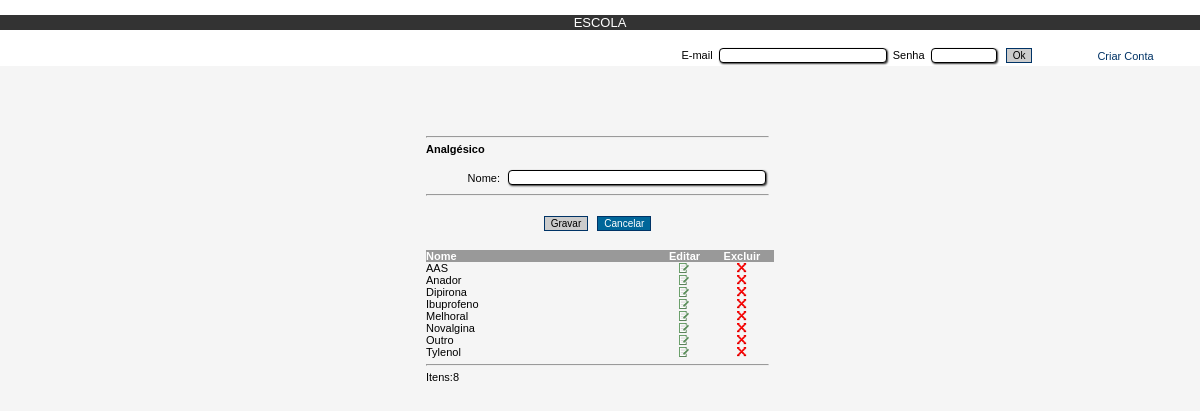
Screenshot of /analgesico.php (signed in) with the database file from the repository.
### tables this page shows
CREATE TABLE `analgesicos` (
  `id_analgesico` int(11) NOT NULL AUTO_INCREMENT,
  `nm_analgesico` varchar(20) NOT NULL,
  `id_usuario` int(11) NOT NULL,
  PRIMARY KEY (`id_analgesico`),
  KEY `id_usuario` (`id_usuario`)
);

### analgesico.php (the view, shortened to what this page needs)
<?php
 include "cabecalho/cabecalho.php";
	$nm_analgesico = @$_SESSION['nm_analgesico'];
 $login_centro = @$_SESSION['login_centro'];
 if ($login_centro){
?>
<html>
<head>
</head>
<link rel="stylesheet" href="css/filadelfia.css" type="text/css">
<body bgcolor="#F5F5F5" onLoad="javascript:caixas()">
<form name="formulario" id="formulario" method="post" action="aluno_controller.php" enctype="multipart/form-data" >
  <table width="29%" border="0" cellspacing="0" cellpadding="0" align="center">
    <tr>
      <td colspan="2" class="labelCentro">&nbsp;</td>
    </tr>
    <tr>
      <td colspan="2" class="labelCentro">&nbsp;</td>
    </tr>
    <tr>
      <td colspan="2" class="labelCentro">&nbsp;</td>
    </tr>
    <tr>
      <td colspan="2" class="labelCentro">&nbsp;</td>
    </tr>
    <tr>
      <td colspan="2" class="labelCentro"><hr></td>
    </tr>
    <tr>
      <td colspan="2" class="labelEsquerda"><strong>Analg&eacute;sico</strong></td>
    </tr>
    <tr>
      <td colspan="2" class="labelEsquerda">&nbsp;</td>
    </tr>
    <tr>
      <td width="28%" class="labelDireita">Nome:</td>
      <td class="labelEsquerda"><input type="text" name="nm_analgesico" value="<?php echo $nm_analgesico;?>" size="40" maxlength="30">
      </td>
    </tr>
    <tr>
      <td colspan="2" class="labelEsquerda"><hr></td>
    </tr>
    <tr>
      <td colspan="2" class="labelEsquerda">&nbsp;</td>
    </tr>
    <tr>
      <td colspan="6" class="labelCentro"><input name="inserirAnalgesico" type="submit" value="Gravar" />
        <input name="volta" type="button" id="volta" value="Cancelar" onClick="javascript:executar('cancela_controller.php?cancelarOperacao=cancelarOperacao')" />
      </td>
    </tr>
  </table>
</form>
<table width="29%" border="0" cellspacing="0" cellpadding="0" align="center">
  <tr bgcolor="#999999">
    <td width="67%" class="labelEsquerda"><font color="#FFFFFF"><strong>Nome</strong>&nbsp;</font></td>
     <td width="16%" class="labelCentro"><font color="#FFFFFF"><strong>Editar</strong></font></td>
    <td width="17%" class="labelCentro"><strong><font color="#FFFFFF">Excluir</font></strong></td>
  </tr>
  <?php
	 $sql = mysql_query("SELECT * FROM analgesicos ORDER BY nm_analgesico ");
    $row = mysql_num_rows($sql);
	for ( $i=0; $i < $row; $i++ ){
	$id_analgesico = mysql_result($sql, $i, "id_analgesico");
 	$nm_analgesico = mysql_result($sql, $i, "nm_analgesico");
	 ?>
  <tr onMouseOver="move_i(this)" onMouseOut="move_o(this)" title="">
     <td class="labelEsquerda"><?php echo $nm_analgesico;?></td>
     <td class="labelCentro"><a href="aluno_controller.php?abrirAnalgesicoEdit=abrirAnalgesicoEdit&id_analgesico=<?php echo $id_analgesico;?>&opcao=1"><img src="img/insert.gif" width="10" height="10"></a></td>
    <td class="labelCentro"><a href="javascript:del('aluno_controller.php?excluirAnalgesico=excluirAnalgesico&id_analgesico=<?php echo $id_analgesico;?>&opcao=1')"><img src="img/excluir2.gif" width="10" height="10"></a></td>
  </tr>
  <?php }?>
  <tr>
    <td colspan="8" class="labelEsquerda"><hr></td>
  </tr>
  <tr>
    <td colspan="8" class="labelEsquerda">Itens:<?php echo $i;?></td>
  </tr>
</table>
</body>
<?php
} else {
 include "rodape/rodape.php";
 }
 ?>
</html>

### cabecalho/cabecalho.php (shortened to what this page needs)
<?php
if (isset($_SESSION['login_centro'])){
$login_centro = $_SESSION['login_centro'];
}
?>
<html>
<head>
</head>
<link rel="stylesheet" href="css/textos.css" type="text/css">
<link rel="stylesheet" href="css/estilo.css" type="text/css">
<link rel="stylesheet" href="css/filadelfia.css" type="text/css">
<body bgcolor="#F5F5F5" onLoad="javascript:caixas()">
<form name="form1" action="usuario_controller.php" method="post">
<?php if ( @$acesso == 1 ){?>
<table width="100%" border="0" align="center" cellpadding="0" cellspacing="0">
  <tr bgcolor="#FFFFFF">
    <td colspan="5"><font color="#000099" size="2" face="Arial, Helvetica, sans-serif">&nbsp;</font></td>
  </tr>
 <tr bgcolor="#333333">
      <td colspan="5"><div align="center"><font color="#000099" size="2" face="Arial, Helvetica, sans-serif">&nbsp;<font color="#FFFFFF"><?php echo $_SESSION['nm_ente'];?></font></font></div></td>
  </tr>
   <tr bgcolor="#ffffff">
    <td colspan="5"><div align="center"><font color="#000099" size="2" face="Arial, Helvetica, sans-serif">&nbsp;<font color="#FFFFFF">ADMINISTRA&Ccedil;&Atilde;O</font></font></div></td>
  </tr>
  <script type="text/javascript" src="js/menu.js"></script>
  <tr>
    <td width="18%" bordercolor="#FFFFFF" bgcolor="#FFFFFF" class="labelCentro"><font color="#FF0000" size="2" face="Courier New, Courier, mono">&nbsp;
      </font></td>
      <td><ul class="udm" id="udm" name="udm"> <li><a href="#">Cadastros</a>
          <ul>
            <?php if ( ($login_centro != 'admin')){?>
           	<li><a href="aluno_controller.php?abrirAlunoTermo=abrirAlunoTermo">Aluno</a> </li>
			<li><a href="funcionario_controller.php?abrirFuncionarioCpf=abrirFuncionarioCpf">Funcion&aacute;rio</a> </li>
			<li><a href="pesquisa_controller.php?abrirPesquisaObjeto=abrirPesquisaObjeto&opcao=matricula">Matricula</a> </li>
			  <?php } else {?>
            <li><a href="#">Aluno</a> </li>
			<li><a href="#">Funcion&aacute;rio</a> </li>
			  <?php }?>
          </ul>
        <li><a href="#">Consultas</a>
	     <ul>
          <li><a href="#">Alunos</a>
            <ul>
              <li><a href="aluno_controller.php?abrirAlunoLista=abrirAlunoLista">Todos</a></li>
              <li><a href="pesquisa_controller.php?abrirPesquisaObjeto=abrirPesquisaObjeto&opcao=aluno">Nome</a></li>
              <ul>
              </ul>
            </ul>
          </li>
          <li><a href="painel_controller.php?abrirPainel=abrirPainel">Painel</a></li>
		    <li><a href="#">Funcion&aacute;rios</a>
            <ul>
              <li><a href="funcionario_controller.php?abrirFuncionarioLista=abrirFuncionarioLista">Todos</a></li>
              <li><a href="pesquisa_controller.php?abrirPesquisaObjeto=abrirPesquisaObjeto&opcao=funcionario">Nome</a></li>
            </ul>
          </li>
          <li><a href="#">Matr&iacute;culas</a>
            <ul>
              <li><a href="matricula_controller.php?abrirMatriculaLista=abrirMatriculaLista">Todas</a></li>
              <li><a href="pesquisa_controller.php?abrirPesquisaObjeto=abrirPesquisaObjeto&opcao=aluno_matr">Nome</a></li>
              <li><a href="pesquisa_controller.php?abrirPesquisaData=abrirPesquisaData&opcao=matr">Data</a></li>
			  <li><a href="matricula_controller.php?abrirMatriculaListaDif=abrirMatriculaListaDif">Outros</a></li>
			  </ul>
          </li>
		   <li><a href="financeiro_controller.php?abrirFinanceiroLista=abrirFinanceiroLista">Financeiro</a> </li>
          <li><a href="#">Respons&aacute;veis</a>
            <ul>
              <li><a href="responsavel_controller.php?abrirResponsavelLista=abrirResponsavelLista">Todos</a></li>
              <li><a href="pesquisa_controller.php?abrirPesquisaObjeto=abrirPesquisaObjeto&opcao=responsavel">Nome</a></li>
              <li><a href="pesquisa_controller.php?abrirPesquisaData=abrirPesquisaData&opcao=resp">Data</a></li>
            </ul>
          </li>
        </ul>
		 <li><a href="#">Manuten&ccedil;&atilde;o</a>
          <ul>
			<li><a href="usuario_controller.php?abrirUsuarioLista=abrirUsuarioLista">Usu&aacute;rios</a></li>
				<li><a href="#">Backup</a>
				   <ul>
				   		<li><a href="usuario_controller.php?copiarDados=copiarDados">Executar</a></li>
		 				<li><a href="usuario_controller.php?abrirBackup=abrirBackup">Exibir</a></li>
				   	</ul>
					</li>
				<li><a href="#">Dados</a>
				   <ul>
                  <li><a href="#">Analg&eacute;sico</a>
                    <ul>
					 	<li><a href="aluno_controller.php?abrirAnalgesico=abrirAnalgesico">Inserir/Listar</a></li>
					 </ul>
				    </li>
                  <li><a href="#">Religi&otilde;es</a>
                    <ul>
					 	<li><a href="aluno_controller.php?abrirReligiao=abrirReligiao">Inserir/Listar</a></li>
					 </ul>
				    </li>
				   	</ul>
					</li>
				</ul>
			 <li><a href="#">Ajuda</a>
		 <ul>
			<li><a href="usuario_controller.php?abrirInformacoes=abrirInformacoes">Informa&ccedil;&otilde;es</a></li>
			<li><a href="#">Contrato</a>
				<ul>
					<li><a href="usuario_controller.php?imprimirContratoOnline=imprimirContratoOnline">onLine</a></li>
					<li><a href="usuario_controller.php?imprimirContrato=imprimirContrato">Padrao</a></li>
				</ul>
			</li>
			<li><a href="#" title="28/11/2018 as 09:46">Release 1.0</a></li>
			  <?php if ( ($_SESSION['login_centro'] == 'jairo.vitorino@gmail.com') || ($_SESSION['login_centro'] == 'millyssousa20@gmail.com') ){?>
			<li><a href="usuario_controller.php?abrirBoasVindas=abrirBoasVindas">Boas Vindas</a></li>
		<?php }?>
		  <?php if ( ($_SESSION['login_centro'] == 'jairo.vitorino@gmail.com') ){?>
					<li><a href="usuario_controller.php?abrirLogLista=abrirLogLista">Log</a></li>
		   </ul>
		<?php }?>
			</ul>
	  </td>
      <td width="31%" bordercolor="#FFFFFF" bgcolor="#FFFFFF" class="labelCentro">
        Usu&aacute;rio <?php echo $_SESSION['nm_status']?>:&nbsp;<font color="#ff0000"><?php echo @$login_centro;?>:</font>&nbsp;&nbsp;(<a href="usuario_controller.php?logout=logout">Sair</a>)</td>
      <td width="13%" bordercolor="#FFFFFF" bgcolor="#FFFFFF" class="labelCentro">&nbsp;</td>
  </tr>
</table>
<?php } else {?>
  <table width="100%" border="0" align="center" cellpadding="0" cellspacing="0">
   <tr bgcolor="#FFFFFF">
    <td colspan="5"><font color="#000099" size="2" face="Arial, Helvetica, sans-serif">&nbsp;</font></td>
  </tr>
   <tr bgcolor="#333333">
    <td colspan="5"><div align="center"><font color="#000099" size="2" face="Arial, Helvetica, sans-serif"><font color="#FFFFFF">ESCOLA</font></font></div></td>
  </tr>
     <tr bgcolor="#ffffff">
    <td colspan="5"><div align="center"><font color="#000099" size="2" face="Arial, Helvetica, sans-serif">&nbsp;&nbsp;&nbsp;<font color="#FFFFFF">ADMINISTRA&Ccedil;&Atilde;O</font></font></div></td>
  </tr>
    <tr>
      <td width="18%" bordercolor="#FFFFFF" bgcolor="#FFFFFF" class="labelCentro">&nbsp;</td>
      <td width="38%" bordercolor="#FFFFFF" background="../calendario.php" bgcolor="#FFFFFF" class="labelCentro">&nbsp;</td>
      <td width="32%" bordercolor="#FFFFFF" bgcolor="#FFFFFF" class="labelCentro">
        E-mail
        <input name="login" type="text" size="25" maxlength="50">
        Senha
        <input name="senha" type="password" size="8" maxlength="50">
        <input type="submit" value="Ok">
        <input type="hidden" name="logar"></td>
      <td width="12%" bordercolor="#FFFFFF" bgcolor="#FFFFFF" class="labelCentro"><a href="usuario_controller.php?novoUsuario=novoUsuario">Criar Conta</a></td>
    </tr>
  </table>
<?php }?>
</form>
</body>
</html>

### css/textos.css (style rules this page uses)
input[type=text] { border-radius:4px; -moz-border-radius:4px; -webkit-border-radius:4px; box-shadow: 1px 1px 2px #333333; -moz-box-shadow: 1px 1px 2px #333333; -webkit-box-shadow: 1px 1px 2px #333333; background: #ffffff; border:1px solid #000000 }
input[type=password] { border-radius:4px; -moz-border-radius:4px; -webkit-border-radius:4px; box-shadow: 1px 1px 2px #333333; -moz-box-shadow: 1px 1px 2px #333333; -webkit-box-shadow: 1px 1px 2px #333333; background: #ffffff; border:1px solid #000000 }
input[type=submit] { background:#cccccc; color:#000000; }
input[type=button] { background:#006699; color:#ffffff; }

### css/estilo.css (style rules this page uses)
body { margin-left: 0px; margin-top: 0px; margin-right: 0px; margin-bottom: 0px; SCROLLBAR-FACE-COLOR: #ffffff; SCROLLBAR-HIGHLIGHT-COLOR: #BDD5E7; SCROLLBAR-SHADOW-COLOR: #ffffff; SCROLLBAR-3DLIGHT-COLOR: #ffffff; SCROLLBAR-ARROW-COLOR: #335ec1; }
input { font-family: Arial, Helvetica, sans-serif; font-size: 10px; color: #000000; border: 1px solid #003366; margin: 3px; }
A:link { color: #000000; text-decoration: none; }

### css/filadelfia.css (style rules this page uses)
a:link { color: #003366; }
.labelEsquerda { text-align: left; padding-right: 5px; font-family: Arial, Helvetica, sans-serif; font-size: 11px; color: #000000; }
.labelDireita { text-align: right; padding-right: 5px; font-family: Arial, Helvetica, sans-serif; font-size: 11px; color: #000000; }
.labelCentro { text-align: center; padding-right: 5px; font-family: Arial, Helvetica, sans-serif; font-size: 11px; color: #000000; }

### rows the page displays
analgesicos: nm_analgesico "AAS"
analgesicos: nm_analgesico "Anador"
analgesicos: nm_analgesico "Dipirona"
analgesicos: nm_analgesico "Ibuprofeno"
analgesicos: nm_analgesico "Melhoral"
analgesicos: nm_analgesico "Novalgina"
analgesicos: nm_analgesico "Outro"
analgesicos: nm_analgesico "Tylenol"

### other values shown
$i "8"
